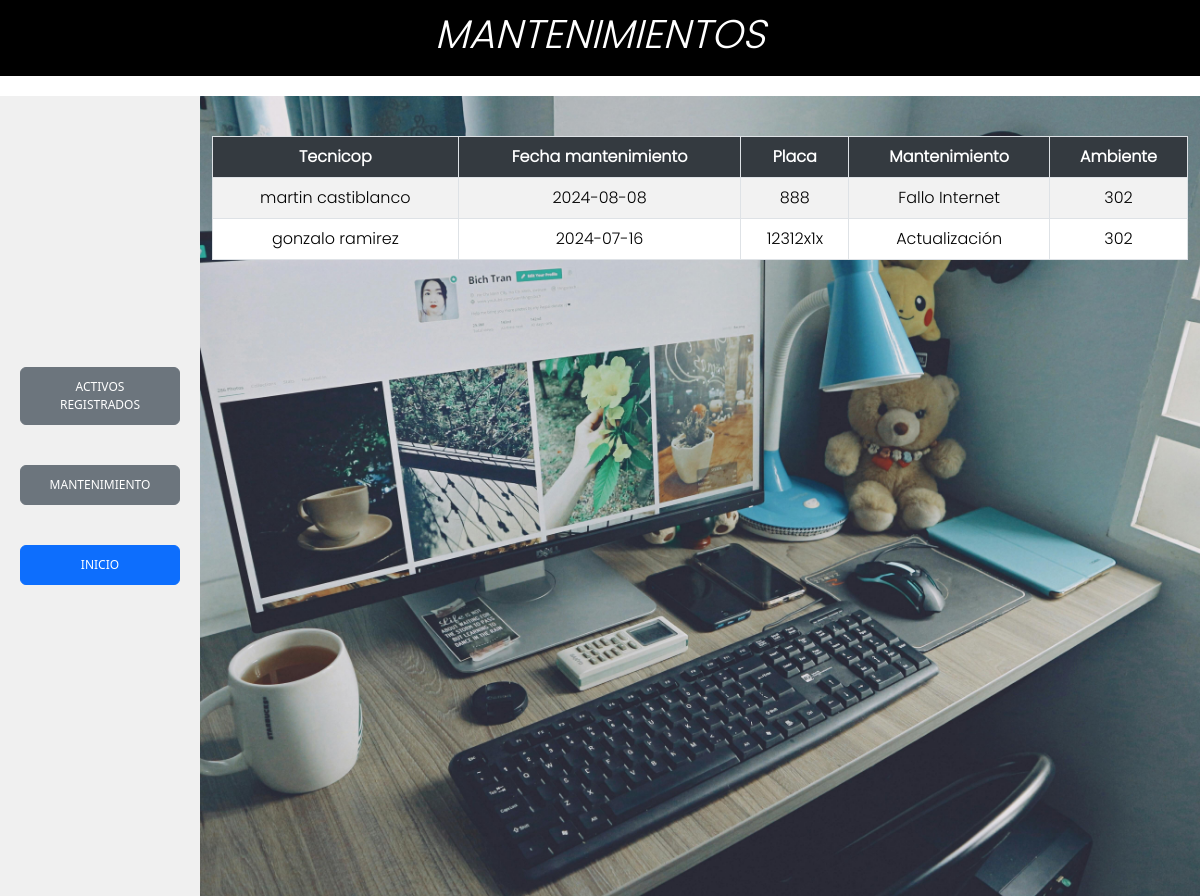
The app's page /vista/interfaces/coordinador-manteni.php (signed in) with its own data.
### tables this page shows
CREATE TABLE `registro_mantenimiento` (
  `id` int(11) NOT NULL,
  `tecnico` varchar(50) NOT NULL,
  `fecha_mantenimiento` varchar(15) NOT NULL,
  `placa` varchar(20) NOT NULL,
  `mantenimiento` varchar(15) NOT NULL,
  `ambiente` varchar(5) NOT NULL
);

### vista/interfaces/coordinador-manteni.php (the view, shortened to what this page needs)
<!DOCTYPE html>
<html lang="es">
<head>
  <link href="../css/bootstrap.min.css" rel="stylesheet">
  <link rel="stylesheet" href="../estilos/coordinador-manteni.css">
</head>
<body>
  <header class="d-flex justify-content-center align-items-center">
    <h1 class="text-center w-100"><em>MANTENIMIENTOS</em></h1>
  </header>
  <div class="container-fluid">
    <div class="row">
      <nav class="col-md-2 sidebar">
        <a class="btn btn-secondary" href="coordinador-acti-regis.php">ACTIVOS<br>REGISTRADOS</a>
        <a class="btn btn-secondary">MANTENIMIENTO</a>
        <a class="btn btn-primary" href="coordinador.php">INICIO</a>
      </nav>
      <main class="col-md-10">
        <div class="table-responsive">
          <table class="table table-bordered table-striped">
            <thead class="table-dark">
              <tr>
                <th scope="col">Tecnicop</th>
                <th scope="col">Fecha mantenimiento</th>
                <th scope="col">Placa</th>
                <th scope="col">Mantenimiento</th>
                <th scope="col">Ambiente</th>
              </tr>
            </thead>
            <tbody>
              <?php
              include '../../modelo/conexion.php';
              if (isset($conn) && $conn) {
                  $sql = "SELECT * FROM registro_mantenimiento";
                  $result = mysqli_query($conn, $sql);
                  if ($result) {
                      while($mostrar = mysqli_fetch_array($result)){
                          ?>
                          <tr>
                              <td><?php echo $mostrar['tecnico']; ?></td>
                              <td><?php echo $mostrar['fecha_mantenimiento']; ?></td>
                              <td><?php echo $mostrar['placa']; ?></td>
                              <td><?php echo $mostrar['mantenimiento']; ?></td>
                              <td><?php echo $mostrar['ambiente']; ?></td>
                          </tr>
                          <?php
                      }
                  } else {
                      echo '<tr><td colspan="5">Error en la consulta: ' . mysqli_error($conn) . '</td></tr>';
                  }
              } else {
                  echo '<tr><td colspan="5">Error de Conexión (0)</td></tr>';
              }
              ?>
            </tbody>
          </table>
        </div>
      </main>
    </div>
  </div>
</body>
</html>

### vista/estilos/coordinador-manteni.css (style rules this page uses)
h1, a, th, td { font-family: "Poppins-Light"; }
body { margin: 0; padding: 0; }
header { background-color: #000; color: #fff; padding: 10px; text-align: center; margin-bottom: 20px; }
.sidebar { background-color: #f0f0f0; padding: 20px; height: 100vh; overflow-y: hidden; display: flex; flex-direction: column; justify-content: center; align-items: center; }
.sidebar a { margin-bottom: 40px; width: 100%; padding: 10px; box-sizing: border-box; text-decoration: none; font-size: 12px; text-align: center; }
main { background-image: url('../img/login.jpg'); background-size: cover; background-position: center; padding: 20px; min-height: 100vh; overflow: hidden; }
.table-responsive { margin-top: 20px; }
.table th, .table td { border: 1px solid #dee2e6; padding: 8px; text-align: center; word-wrap: break-word; }
.table th { background-color: #343a40; color: #fff; }
.table tbody tr:nth-child(even) { background-color: #ffffff; }

### records on screen
registro_mantenimiento: tecnico "martin castiblanco", fecha_mantenimiento "2024-08-08", placa "888", mantenimiento "Fallo Internet", ambiente "302"
registro_mantenimiento: tecnico "gonzalo ramirez", fecha_mantenimiento "2024-07-16", placa "12312x1x", mantenimiento "Actualización", ambiente "302"
